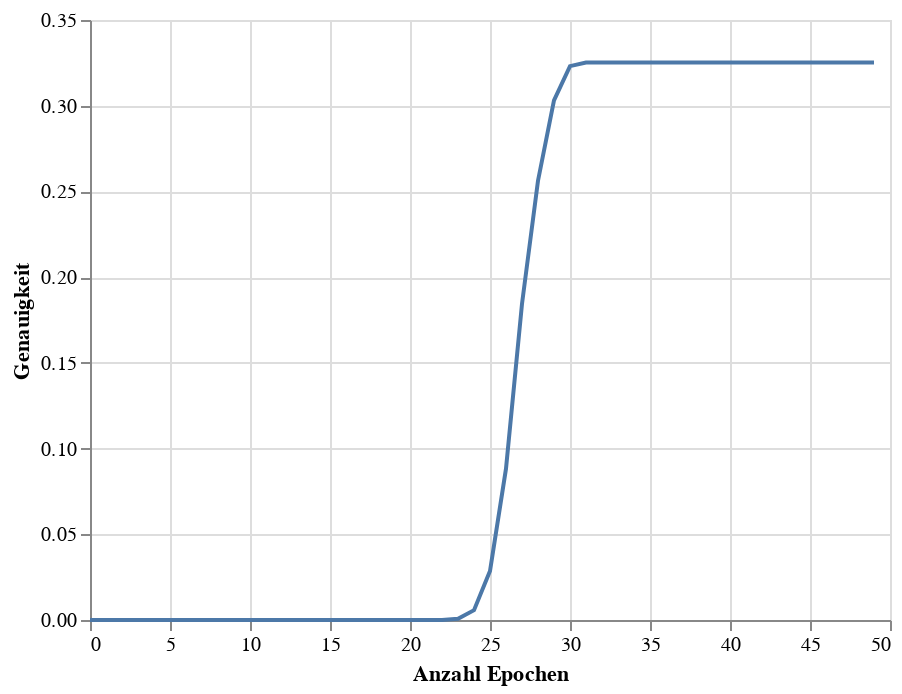

Notebook code cell kept with this figure:
### Code cell
accuracy_chart = alt.Chart(accuracy_df).mark_line().encode(
    x=alt.X('Epoch',title = 'Anzahl Epochen'),
    y=alt.Y('Accuracy', title = 'Genauigkeit')
)
accuracy_chart

### Figure 1 — Vega-Lite specification as saved in the notebook (floating-point values rounded to 4 significant figures)
{"config": {"view": {"continuousWidth": 400, "continuousHeight": 300}}, "data": {"name": "data-59ed5922f80de34153bb2834271c7d2b"}, "mark": "line", "encoding": {"x": {"field": "Epoch", "title": "Anzahl Epochen", "type": "quantitative"}, "y": {"field": "Accuracy", "title": "Genauigkeit", "type": "quantitative"}}, "$schema": "https://vega.github.io/schema/vega-lite/v4.17.0.json", "datasets": {"data-59ed5922f80de34153bb2834271c7d2b": [{"Epoch": 0, "Accuracy": 0.0}, {"Epoch": 1, "Accuracy": 0.0}, {"Epoch": 2, "Accuracy": 0.0}, {"Epoch": 3, "Accuracy": 0.0}, {"Epoch": 4, "Accuracy": 0.0}, {"Epoch": 5, "Accuracy": 0.0}, {"Epoch": 6, "Accuracy": 0.0}, {"Epoch": 7, "Accuracy": 0.0}, {"Epoch": 8, "Accuracy": 0.0}, {"Epoch": 9, "Accuracy": 0.0}, {"Epoch": 10, "Accuracy": 0.0}, {"Epoch": 11, "Accuracy": 0.0}, {"Epoch": 12, "Accuracy": 0.0}, {"Epoch": 13, "Accuracy": 0.0}, {"Epoch": 14, "Accuracy": 0.0}, {"Epoch": 15, "Accuracy": 0.0}, {"Epoch": 16, "Accuracy": 0.0}, {"Epoch": 17, "Accuracy": 0.0}, {"Epoch": 18, "Accuracy": 0.0}, {"Epoch": 19, "Accuracy": 0.0}, {"Epoch": 20, "Accuracy": 0.0}, {"Epoch": 21, "Accuracy": 0.0}, {"Epoch": 22, "Accuracy": 0.0}, {"Epoch": 23, "Accuracy": 0.0007148}, {"Epoch": 24, "Accuracy": 0.005718}, {"Epoch": 25, "Accuracy": 0.02859}, {"Epoch": 26, "Accuracy": 0.08828}, {"Epoch": 27, "Accuracy": 0.1844}, {"Epoch": 28, "Accuracy": 0.2563}, {"Epoch": 29, "Accuracy": 0.3031}, {"Epoch": 30, "Accuracy": 0.3231}, {"Epoch": 31, "Accuracy": 0.3252}, {"Epoch": 32, "Accuracy": 0.3252}, {"Epoch": 33, "Accuracy": 0.3252}, {"Epoch": 34, "Accuracy": 0.3252}, {"Epoch": 35, "Accuracy": 0.3252}, {"Epoch": 36, "Accuracy": 0.3252}, {"Epoch": 37, "Accuracy": 0.3252}, {"Epoch": 38, "Accuracy": 0.3252}, {"Epoch": 39, "Accuracy": 0.3252}, {"Epoch": 40, "Accuracy": 0.3252}, {"Epoch": 41, "Accuracy": 0.3252}, {"Epoch": 42, "Accuracy": 0.3252}, {"Epoch": 43, "Accuracy": 0.3252}, {"Epoch": 44, "Accuracy": 0.3252}, {"Epoch": 45, "Accuracy": 0.3252}, {"Epoch": 46, "Accuracy": 0.3252}, {"Epoch": 47, "Accuracy": 0.3252}, {"Epoch": 48, "Accuracy": 0.3252}, {"Epoch": 49, "Accuracy": 0.3252}]}}
